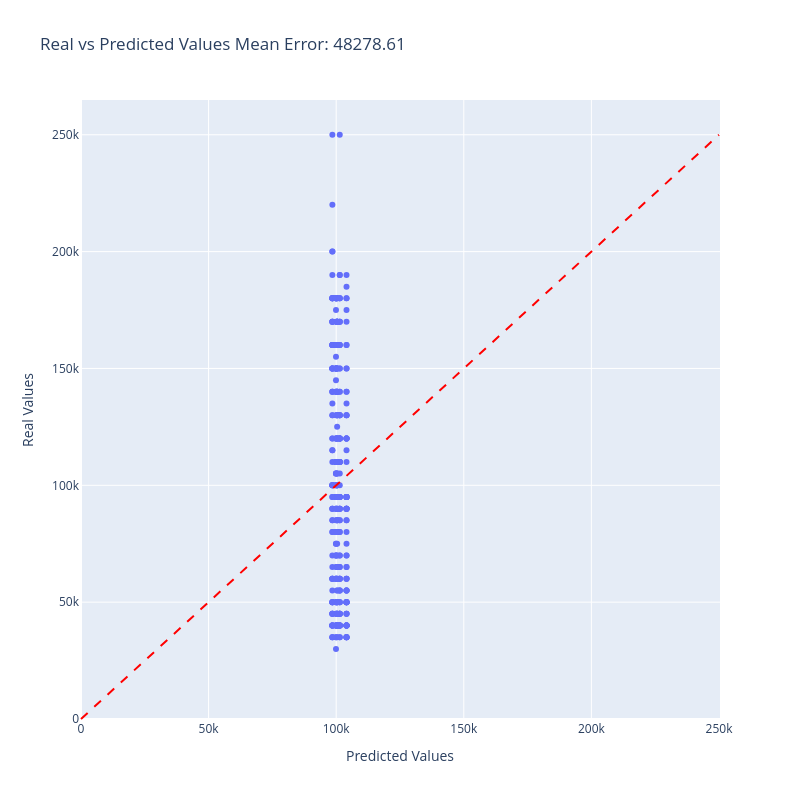

The notebook cell this image was saved under:
### Code cell
plot_error_vs_predicted(oof_preds_dummy, y, ids)

### Figure 1 — Plotly figure (JSON) as saved in the notebook; plotly's stock layout.template omitted (floating-point values rounded to 4 significant figures; data arrays with more than 128 entries replaced by an {"elided": "..."} marker saying what was removed)
{"data": [{"customdata": {"elided": "372x1 int values"}, "hovertemplate": "Predicted Values=%{x}<br>Real Values=%{y}<br>id=%{customdata[0]}<extra></extra>", "legendgroup": "", "marker": {"color": "#636efa", "symbol": "circle"}, "mode": "markers", "name": "", "orientation": "v", "showlegend": false, "type": "scatter", "x": {"elided": "372 float values"}, "xaxis": "x", "y": {"elided": "372 float values"}, "yaxis": "y"}], "layout": {"height": 800, "legend": {"title": {"text": ""}, "tracegroupgap": 0}, "shapes": [{"line": {"color": "Red", "dash": "dash", "width": 2}, "type": "line", "x0": 0, "x1": 250000, "y0": 0, "y1": 250000}], "showlegend": false, "title": {"text": "Real vs Predicted Values\nMean Error: 48278.61"}, "width": 800, "xaxis": {"anchor": "y", "domain": [0, 1], "title": {"text": "Predicted Values"}}, "yaxis": {"anchor": "x", "domain": [0, 1], "title": {"text": "Real Values"}}}}
